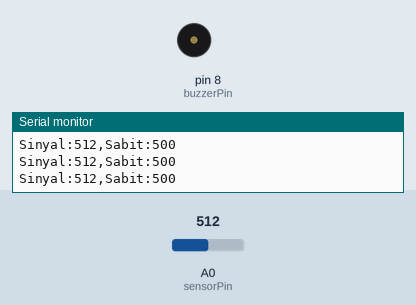
This sketch was run on a simulated Arduino Uno, built with avr-gcc and run on an emulated ATmega328P. Parts: buzzer (waves = sounding), the last lines printed to the serial monitor. The test bench sets the inputs (shaded band); at power-on: A0 (sensorPin) = 512. Random numbers use the default seed unless the sketch sets one.

Above: at 1.2 s.
1.3 s: A0 (sensorPin) set to 716
At 1.39 s:
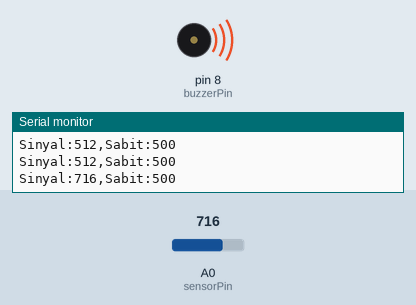
2.9 s: A0 (sensorPin) set to 900
At 4.2 s:
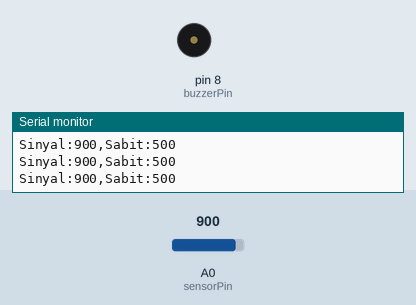
4.5 s: A0 (sensorPin) set to 1023
At 4.62 s:
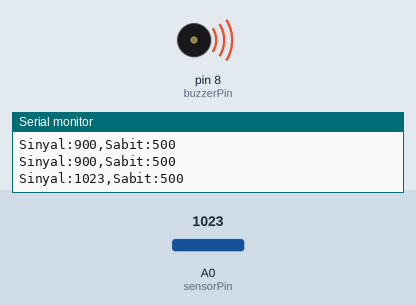
Timing chart, 0 to 7.5 s (numbered marks = the images above; inputs shaded):
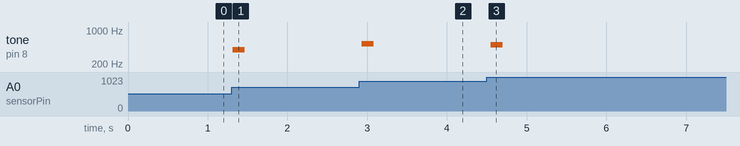

Measured:
- after the input at 1.3 s, tone on pin 8 (buzzerPin): silent → 392 Hz at once, → silent 0.15 s later
- after the input at 2.9 s, tone on pin 8 (buzzerPin): silent → 523 Hz at once, → silent 0.15 s later
- after the input at 4.5 s, tone on pin 8 (buzzerPin): silent → 494 Hz after 0.05 s, → silent 0.15 s later

The sketch:

Ardunio_Bitki_Sinyal_v1.ino
```cpp
/*
  TÜBİTAK 4006 - Biyo-Sonifikasyon (Kararlı Sürüm v2)
  Sorun Çözümü: Sürekli ötme engellendi (Senaryo B)
  Yöntem: Dinamik Eşik Değeri (Dynamic Threshold)
*/

const int buzzerPin = 8;
const int sensorPin = A0;

int anlikDeger = 0;
int oncekiDeger = 0;

// HASSASİYET AYARI (Burası Çok Önemli)
// Eğer hala kendi kendine ötüyorsa bu sayıyı büyüt (örn: 50, 80 yap)
// Eğer dokununca ses çıkmıyorsa bu sayıyı küçült (örn: 10, 5 yap)
int esikDegeri = 100;

void setup() {
  Serial.begin(9600);
  pinMode(buzzerPin, OUTPUT);
  // Açılışta ilk değeri alalım
  oncekiDeger = analogRead(sensorPin);
}

void loop() {
  // 1. Veriyi Oku
  anlikDeger = analogRead(sensorPin);

  // 2. Grafikte görmek için yazdır (Seri Çiziciyi açınca izle)
  // Mavi çizgi: Sinyal, Kırmızı çizgi: Tetiklenme Sınırı
  Serial.print("Sinyal:");
  Serial.print(anlikDeger);
  Serial.print(",Sabit:"); // Grafiğin ölçeği bozulmasın diye referans
  Serial.println(500);

  // 3. KARAR ANI: Değişim var mı?
  // Şu anki değer, bir önceki değerden 'esikDegeri' kadar farklı mı?
  int degisim = abs(anlikDeger - oncekiDeger);

  if (degisim > esikDegeri) {
    // ANİ DEĞİŞİM (DOKUNMA) ALGILANDI!

    // Rastgele güzel bir nota üret (Pentatonik Skala)
    int notalar[] = {262, 330, 392, 494, 523, 600, 650, 700, 750, 800, 850, 900, 950, 1000, 1100, 1150, 1175, 1200}; // Do, Mi, Sol, Si, İnce Do
    int rasgeleNota = notalar[random(0, 5)];

    tone(buzzerPin, rasgeleNota);
    delay(100); // Sesin duyulması için süre
  } else {
    // Değişim yoksa veya çok azsa SUS
    noTone(buzzerPin);
  }

  // 4. Hafızayı Güncelle
  // Şu anki değeri "önceki" yap ki bir sonraki turda buna göre kıyaslayalım.
  // Hafif bir filtreleme ile güncelle (Smoothing)
  oncekiDeger = anlikDeger;

  delay(50); // Ölçümler arası bekleme
}
```
